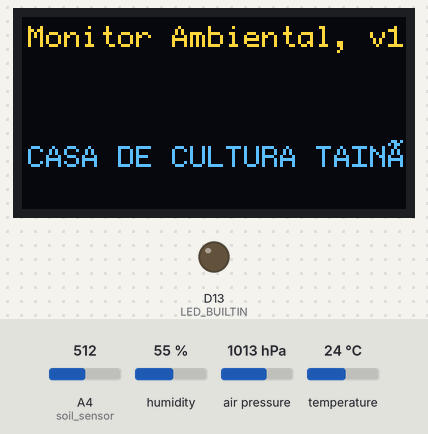
Bench run of a sketch on a simulated Arduino Zero (SAMD21). Parts: 128×64 one-colour display, output pins drawn as LEDs (lit = HIGH). The inputs (shaded band) are chosen by the test bench; at power-on: A4 (soil_sensor) = 512, humidity 55 %, air pressure 1013 hPa, temperature 24 °C. The OLED is the two-colour kind (top 16 rows yellow); WiFi joins after 1.5 s; servers stay silent unless stated; the local clock reads 2024-03-15 10:24:30 at power-on unless the sketch sets it; no MQTT or app messages arrive unless stated; not simulated (calls return 0 or success): private_settings.h; names the files do not define were given values by the test bench: MQTT_PORT = 1883; what the sketch prints to the serial monitor is not drawn.

Above: at 0.1 s.
At 1.7 s:
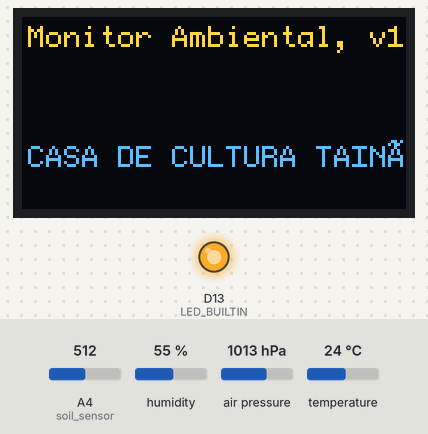

The sketch:

bigdot_monitoramento.ino
```cpp
#include <Wire.h>
#include <RTClib.h>
#include <U8g2lib.h>
#include <WiFiEspAT.h>
#include <PubSubClient.h>
#include <SparkFunBME280.h>
#include "wiring_private.h"
#include "private_settings.h"

#define PIN_SERIAL2_RX   (15ul)
#define PIN_SERIAL2_TX   (14ul)
#define PAD_SERIAL2_TX   (UART_TX_PAD_2)
#define PAD_SERIAL2_RX   (SERCOM_RX_PAD_3)

#define MQTT_KEEPALIVE   15000
#define SENSOR2_TOPIC1   "/tc/sensor_2/umidade"
#define SENSOR2_TOPIC2   "/tc/sensor_2/temperatura"
#define SENSOR2_TOPIC3   "/tc/sensor_2/pressao"
#define SENSOR3_TOPIC1   "/tc/sensor_3/umidade_solo"

BME280 bme280;
float humidity = 0, pressure = 0, temp = 0;
String temp_var;

const int soil_sensor = A4;
int soil_read = 0;

RTC_PCF8523 rtc;

int status = WL_IDLE_STATUS;
WiFiClient ESPclient;
PubSubClient client(ESPclient);

U8G2_SH1106_128X64_NONAME_F_HW_I2C display(U8G2_R0, D8, D7, U8X8_PIN_NONE);
Uart Serial2(&sercom2, PIN_SERIAL2_RX, PIN_SERIAL2_TX, PAD_SERIAL2_RX, PAD_SERIAL2_TX);

void setup()
{
  Serial.begin(115200);
  Serial.println("[BigDot] Saida serial USB ativada.");

  pinMode(LED_BUILTIN, OUTPUT);
  digitalWrite(LED_BUILTIN, LOW);

  Wire.begin();
  display.begin();
  display.clearBuffer();
  display.setFont(u8g_font_profont11);
  display.setCursor(2,10); display.print("Monitor Ambiental, v1");
  display.setCursor(2,50); display.print("CASA DE CULTURA TAINã");
  display.sendBuffer();
  Serial.println("[OLED] Tela inicial configurada.");

  bme280.setI2CAddress(0x77);
  bme280.beginI2C();
  Serial.println("[BME280] Sensor de temperatura, umidade e pressão inicializado.");

  if (!rtc.begin()) {
    Serial.println("[RTC] Relógio não encontrado.");
  }

  pinPeripheral(15, PIO_SERCOM);
  pinPeripheral(16, PIO_SERCOM);
  Serial2.begin(115200);
  WiFi.init(&Serial2);

  if (WiFi.status() == WL_NO_SHIELD) {
    Serial.println("[ESP-12F] Modulo WiFi não encontrado.");
  } else {
    wifi_connect();
    client.setServer(MQTT_SERVER, MQTT_PORT);
    client.setKeepAlive(MQTT_KEEPALIVE);
    mqtt_connect();
  }
}

void loop()
{
  Serial.println("");
  Serial.print("[Big Dot] Identificação da mucua: ");
  Serial.println(MQTT_CLIENT_ID);
  Serial.println("[Big Dot] Iniciando o ciclo de leitura e envio de dados.");

  wifi_connect();

  if (!client.connected()) {
    mqtt_reconnect();
  } else {
    client.loop();
  }

  display.clearBuffer();

  if (rtc.begin()) {
    DateTime now = rtc.now();
    display.setCursor(1, 10);
    display.print(" ");
    display.print(now.day());
    display.print("/");
    display.print(now.month());
    display.print("/");
    display.print(now.year());
    display.print(" ");
    display.print(now.hour());
    display.print(":");
    display.print(now.minute());
  }

  humidity = bme280.readFloatHumidity();
  Serial.print("[BME280] Umidade (%): ");
  Serial.println(humidity);
  display.setCursor(8, 20); display.print("Umidade (%): ");
  display.setCursor(86, 20); display.print(humidity, 0);
  temp_var = String(humidity);
  client.publish(SENSOR2_TOPIC1, temp_var.c_str());
  delay(1000);

  temp = bme280.readTempC();
  Serial.print("[BME280] Temperatura (C): ");
  Serial.println(temp);
  display.setCursor(8, 30); display.print("Temp. (C): ");
  display.setCursor(86, 30); display.print(temp, 2);
  temp_var = String(temp, 2);
  client.publish(SENSOR2_TOPIC2, temp_var.c_str());
  delay(1000);

  pressure = (bme280.readFloatPressure() / 100.0F);
  Serial.print("[BME280] Pressão (hPa): ");
  Serial.println(pressure);
  display.setCursor(8, 40); display.print("Press.(hPa): ");
  display.setCursor(86, 40); display.print(pressure, 2);
  temp_var = String(pressure, 2);
  client.publish(SENSOR2_TOPIC3, temp_var.c_str());
  delay(1000);

  Serial.println("[HD-38] Lendo sensor de umidade do solo.");
  soil_read = analogRead(soil_sensor);
  Serial.print("[HD-38] Valor de leitura: ");
  Serial.println(soil_read);
  temp_var = String(soil_read);
  client.publish(SENSOR3_TOPIC1, temp_var.c_str());
  delay(1000);
}

void SERCOM2_Handler()
{
  Serial2.IrqHandler();
}

void wifi_connect()
{
  if (status != WL_CONNECTED) {
    Serial.print("[ESP-12F] Tentando conectar ao SSID: ");
    Serial.println(WLAN_SSID);
    status = WiFi.begin(WLAN_SSID, WLAN_PASS);
  } else {
    Serial.println("[ESP-12F] Conexão WiFi ativa.");
    Serial.print("[ESP-12F] Força do signal WiFi (RSSI): ");
    Serial.println(WiFi.RSSI());
    digitalWrite(LED_BUILTIN, HIGH);
  }
}

void mqtt_connect()
{
  Serial.print("[MQTT] Conectando ao broker MQTT: ");
  Serial.println(MQTT_SERVER);
  if (client.connect(MQTT_CLIENT_ID, MQTT_USERNAME, MQTT_PASSWD)) {
    Serial.println("[MQTT] Conectado ao servidor MQTT!");
    digitalWrite(LED_BUILTIN, HIGH);
  } else {
    Serial.print("[MQTT] Conexão falhou, código de status = ");
    Serial.println(client.state());
    digitalWrite(LED_BUILTIN, LOW);
  }
}

void mqtt_reconnect()
{
  for (int i = 1; i <= 4; i++) {
    Serial.print("[MQTT] Tentando conexão... tentativa ");
    Serial.println(i);
    if (client.connect(MQTT_CLIENT_ID, MQTT_USERNAME, MQTT_PASSWD)) {
      Serial.println("[MQTT] Conectado ao servidor MQTT!");
      digitalWrite(LED_BUILTIN, HIGH);
      break;
    } else {
      Serial.println("[MQTT] Conexão falhou, tentando novamente.");
      digitalWrite(LED_BUILTIN, LOW);
    }
  }
}
```
